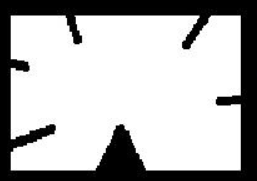
#> input picture img/bad_rect.png, 257 x 181 px; the run also reads 1 picture not shown here
$ jupyter execute --allow-errors 4_image.ipynb   (older library calls are emulated)
#> lines starting #> are read from the running program, lines starting #| are printed output that depends on the picture; after the words box and inside, x2 and y2 are one past the last pixel; in counts of white or black regions, pixels touching at a corner belong together
[cell 1]
# contour_feature_rect
'''
Image Moment는 대상을 구분할 수 있는 특징
특징으로는 Area, Perimeter, 중심점
Image Moments는 대상을 구분한 후, 다른 대상과 구분하기 위해 대상을 설명(describe)하는 자료로 사용
'''
#-*- coding:utf-8 -*-
import cv2
import numpy as np
from matplotlib import pyplot as plt

img = cv2.imread('img/bad_rect.png')
#> img is the input picture: shape (181, 257, 3); mean B, G, R 180.5, 180.5, 180.5
img1 = img.copy()
img2 = img.copy()

imgray = cv2.cvtColor(img,cv2.COLOR_BGR2GRAY)
ret, thresh = cv2.threshold(imgray,127,255,0)
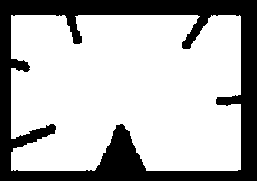
#> thresh: shape (181, 257); 71.1% white; 1 black region
#윤곽,    계층
_, contours, _= cv2.findContours(thresh, cv2.RETR_EXTERNAL, cv2.CHAIN_APPROX_SIMPLE)
#> contours = 1 contour; box (x1, y1, x2, y2) and area: (11, 15, 241, 171) 32516

cnt = contours[0]
#> cnt = contour of 284 points, box (x1, y1, x2, y2) (11, 15, 241, 171), area 32516

# 적용하는 숫자가 커질 수록 Point의 갯수는 감소

epsilon1 = 0.01*cv2.arcLength(cnt, True)
#> epsilon1 = 11.91
epsilon2 = 0.1*cv2.arcLength(cnt, True)
#> epsilon2 = 119.1

approx1 = cv2.approxPolyDP(cnt, epsilon1, True)
#> approx1 = contour of 22 points, box (x1, y1, x2, y2) (11, 15, 241, 171), area 33256
approx2 = cv2.approxPolyDP(cnt, epsilon2, True)
#> approx2 = [[11, 15], [11, 170], [240, 169], [239, 15]]

cv2.drawContours(img, [cnt],0,(0,255,0),3) # 215개의 Point
#> img: shape (181, 257, 3); 11.78% of pixels changed, all inside (x1, y1, x2, y2) = (9, 13, 243, 173)
cv2.drawContours(img1, [approx1], 0,(0,255,0), 3) # 21개의 Point
cv2.drawContours(img2, [approx2], 0,(0,255,0), 3) # 4개의 Point

titles = ['Original', '1%', '10%']
images = [img, img1, img2]

for i in range(3):
    plt.subplot(1,3,i+1), plt.title(titles[i]), plt.imshow(images[i])
    plt.xticks([]), plt.yticks([])

plt.show()

[cell 2]
# contour_property
'''
Contours Line의 가로 세로 비율 속성
cv2.boundingRect() 함수를 이용하여 가로/세로 크기를 구한 후에 사용
x, y, w, h = cv2.boundingRect(cnt)
aspect_ratio = float(w)/h 가로세로비
'''

#-*- coding:utf-8 -*-
import cv2
import numpy as np
from matplotlib import pyplot as plt

img = cv2.imread('img/map.png')
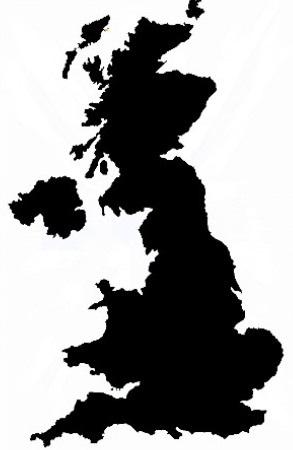
#> input picture img/map.png, 293 x 450 px
#> img is the input picture: shape (450, 293, 3); mean B, G, R 155, 154.8, 154.8
img1 = img.copy()

imgray = cv2.cvtColor(img,cv2.COLOR_BGR2GRAY)
#> imgray: shape (450, 293)
ret, thresh = cv2.threshold(imgray,125,255,0)
#> thresh: shape (450, 293); 61.2% white; 8 black regions (2 under 20 px)

_, contours, _ = cv2.findContours(thresh, cv2.RETR_TREE,cv2.CHAIN_APPROX_SIMPLE)
#> contours = 9 contours, 3 with area under 20; largest, box (x1, y1, x2, y2) and area: (0, 0, 293, 450) 130860, (29, 16, 285, 448) 48288, (7, 175, 87, 240) 3144, (77, 14, 111, 50) 536, (61, 47, 78, 80) 221, (99, 159, 109, 176) 112
print(contours)
#> (printed output is left out)
cnt = contours[7] # 14번째가 지도의 contour line
#> cnt = contour of 1273 points, box (x1, y1, x2, y2) (29, 16, 285, 448), area 48288

# 끝점 좌표 찾기
leftmost = tuple(cnt[cnt[:,:,0].argmin()][0])
#> leftmost = (29, 439)
rightmost = tuple(cnt[cnt[:,:,0].argmax()][0])
#> rightmost = (284, 354)
topmost = tuple(cnt[cnt[:,:,1].argmin()][0])
#> topmost = (142, 16)
bottommost = tuple(cnt[cnt[:,:,1].argmax()][0])
#> bottommost = (45, 447)

# 좌표 표시하기
cv2.circle(img1,leftmost,20,(0,0,255),-1)
cv2.circle(img1,rightmost,20,(0,0,255),-1)
cv2.circle(img1,topmost,20,(0,0,255),-1)
cv2.circle(img1,bottommost,20,(0,0,255),-1)

img1 = cv2.drawContours(img1, cnt, -1, (255,0,0), 5)

titles = ['Original','Result']
images = [img, img1]

for i in range(2):
    plt.subplot(1,2,i+1), plt.title(titles[i]), plt.imshow(images[i])
    plt.xticks([]), plt.yticks([])

plt.show()
#> figure, not shown here; B, G, R data is drawn as R, G, B

[cell 3]
# contours _functions
import cv2
import numpy as np

img = cv2.imread('img/star.png')
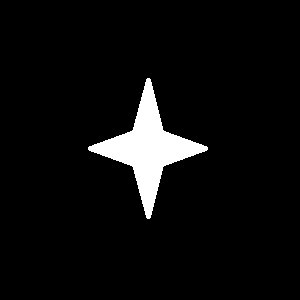
#> input picture img/star.png, 300 x 300 px
#> img is the input picture: shape (300, 300, 3); min 0, max 255, mean 13.3
img_gray = cv2.cvtColor(img,cv2.COLOR_BGR2GRAY)
ret, thresh = cv2.threshold(img_gray, 127, 255,0)
#> thresh: shape (300, 300); 5.2% white; 1 white region
_, contours, _ = cv2.findContours(thresh,2,1)
#> contours = 1 contour; box (x1, y1, x2, y2) and area: (88, 78, 208, 219) 4503
cnt = contours[0]
#> cnt = contour of 392 points, box (x1, y1, x2, y2) (88, 78, 208, 219), area 4503

hull = cv2.convexHull(cnt,returnPoints = False)
#> hull = [390, 389, 294, 292, 197, 196, 194, 193, 98, 96, 1, 0]
defects = cv2.convexityDefects(cnt,hull) # [ start point, end point, farthest point, approximate distance to farthest point ]
#> defects = [[1, 96, 51, 5774], [98, 193, 143, 5774], [197, 292, 247, 5868], [294, 389, 339, 5868]]

for i in range(defects.shape[0]):
    s,e,f,d = defects[i,0]
    start = tuple(cnt[s][0])
    end = tuple(cnt[e][0])
    far = tuple(cnt[f][0])
    cv2.line(img,start,end,[0,255,0],2)
    cv2.circle(img,far,5,[0,0,255],-1)
#> this loop made 4 passes
#> (s, e, f, d, start, end, far) on passes 1 to 4: (1, 96, 51, 5774, (146, 79), (88, 147), (133, 129)), (98, 193, 143, 5774, (88, 149), (146, 217), (133, 167)), (197, 292, 247, 5868, (150, 217), (207, 149), (162, 167)), (294, 389, 339, 5868, (207, 147), (150, 79), (162, 129))
#> img: shape (300, 300, 3); 1.66% of pixels changed, all inside (x1, y1, x2, y2) = (87, 78, 209, 219)

cv2.imshow('img',img)
cv2.waitKey(0)
cv2.destroyAllWindows()

[cell 4]
# contours_hierarchy
'''
Image에는 여러개의 Contours가 존재하고, 그 사이에는 서로 포함하는 관계가 존재합니다.
그 관계를 Contours Hierarchy라고 합니다. 이전, 이후, Parent, Child 관계를 파악할 수 있습니다.
이런 관계를 파악하기 위해서는 cv2.findContours() 에 Contour Retrieval Mode값에 의해서 결정
'''

#-*- coding:utf-8 -*-
import cv2
import numpy as np
import random
from matplotlib import pyplot as plt

img = cv2.imread('img/hierarchy.jpg')

#> (the rest of this cell did not finish here and is left out)

[cell 5]
# convex_hull
import cv2
import numpy as np
from matplotlib import pyplot as plt

img = cv2.imread('img/hand.png')
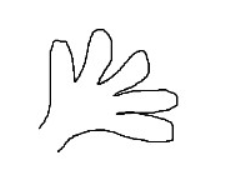
#> input picture img/hand.png, 228 x 185 px
#> img is the input picture: shape (185, 228, 3); mean B, G, R 247.2, 247.2, 247.2
img1 = img.copy()

imgray = cv2.cvtColor(img,cv2.COLOR_BGR2GRAY)
#> imgray: shape (185, 228)
ret, thresh = cv2.threshold(imgray,127,255,0)
#> thresh: shape (185, 228); 97.1% white; black in thin lines or dots, all inside (x1, y1, x2, y2) = (39, 29, 178, 152)

_, contours, _ = cv2.findContours(thresh, cv2.RETR_TREE,cv2.CHAIN_APPROX_SIMPLE)
#> contours = 3 contours, 1 with area under 20; largest, box (x1, y1, x2, y2) and area: (0, 0, 228, 185) 41768, (38, 28, 179, 153) 1857

cnt = contours[1] # 1이 손모양 주변의 contour
#> cnt = contour of 503 points, box (x1, y1, x2, y2) (38, 28, 179, 153), area 1857
hull = cv2.convexHull(cnt)
#> hull = contour of 18 points, box (x1, y1, x2, y2) (38, 28, 179, 153), area 13506

cv2.drawContours(img1, [hull], 0,(0,255,0), 3)
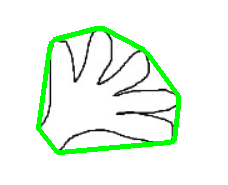
#> img1: shape (185, 228, 3); 5.06% of pixels changed, all inside (x1, y1, x2, y2) = (36, 26, 181, 155)

titles = ['Original','Convex Hull']
images = [img, img1]
'''
cv2.isContourConvex() 함수는 contour가 convex인지 아닌지 판단하여 True 또는 False를 Return
convex란 contour line이 볼록하거나 최소한 평평한 것을 의미
'''
outline = cv2.isContourConvex(contours[0]) # 외곽선 contour line
#> outline = True
print(outline)
hand = cv2.isContourConvex(contours[1]) # 손 모양 contour line
#> hand = False
print(hand)

for i in range(2):
    plt.subplot(1,2,i+1), plt.title(titles[i]), plt.imshow(images[i])
    plt.xticks([]), plt.yticks([])

plt.show()

[cell 6]
# corner_goodFeaturesToTrack
'''
코너 검출 알고리즘은 정확하게는 트래킹(Tracking) 하기 좋은 지점(특징)을 코너
꼭짓점은 트래킹하기 좋은 지점이 되어 다각형이나 객체의 꼭짓점을 검출하는 데 사용
cv2.goodFeaturesToTrack
(입력 이미지, 코너 최댓값, 코너 품질, 최소 거리, 마스크, 블록 크기, 해리스 코너 검출기 유/무, 해리스 코너 계수)
입력 이미지는 8비트 또는 32비트의 단일 채널 이미지를 사용
코너 최댓값은 검출할 최대 코너의 수를 제한
코너 최댓값보다 낮은 개수만 반환
코너 품질은 반환할 코너의 최소 품질을 설정
코너 품질은 0.0 ~ 1.0 사이의 값으로 할당할 수 있으며, 일반적으로 0.01 ~ 0.10 사이의 값을 사용
최소 거리는 검출된 코너들의 최소 근접 거리를 나타내며, 설정된 최소 거리 이상의 값만 검출
마스크는 입력 이미지와 같은 차원을 사용하며, 마스크 요솟값이 0인 곳은 코너로 계산하지 않음
블록 크기는 코너를 계산할 때, 고려하는 코너 주변 영역의 크기를 의미
해리스 코너 검출기 유/무는 해리스 코너 검출 방법 사용 여부를 설정
해리스 코너 계수는 해리스 알고리즘을 사용할 때 할당하며 해리스 대각합의 감도 계수를 의미
'''
import numpy as np
import cv2
from matplotlib import pyplot as plt

img = cv2.imread('img/corner.jpg')
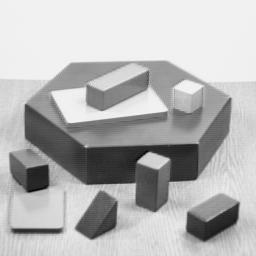
#> input picture img/corner.jpg, 256 x 256 px
#> img is the input picture: shape (256, 256, 3); min 0, max 252, mean 182.8
gray = cv2.cvtColor(img,cv2.COLOR_BGR2GRAY)

corners = cv2.goodFeaturesToTrack(gray,25,0.01,10) # 윤곽선들의 이미지에서 코너를 검출
#> corners = 25 rows, first 8: [138, 162], [230, 98], [135, 184], [47, 165], [168, 159], [26, 105], [238, 203], [85, 146]
corners = np.int0(corners)
# 코너 검출 함수를 통해 corners가 반환되며, 이 배열안에 코너들의 좌표가 저장
# 반복문을 활용해 dst에 빨간색 원으로 지점을 표시
for i in corners:
    x,y = i.ravel()
    cv2.circle(img,(x,y),3,255,-1)
#> this loop made 25 passes
#> (x, y) on passes 1 to 12: (138, 162), (230, 98), (135, 184), (47, 165), (168, 159), (26, 105), (238, 203), (85, 146), (61, 229), (169, 182), (198, 142), (12, 229)
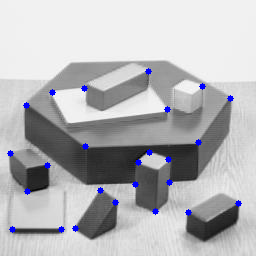
#> img: shape (256, 256, 3); 1.11% of pixels changed, all inside (x1, y1, x2, y2) = (7, 68, 242, 233)

plt.imshow(img),plt.show()

[cell 7]
# corner_with_subPixel_accuracy
'''
빨간색의 픽셀이 cv2.cornerHarris 함수를 통해 추출한 Corner이고
초록색의 픽셀이 cv2.cornerHarris 함수를 통해 얻은 결과를 활용해
cv2.cornerSubPix 함수를 적용해 좀더 정확한 Corenr의 위치를 추출한 결과
'''
import cv2
import numpy as np

img = cv2.imread('img/corner.jpg')
gray = cv2.cvtColor(img,cv2.COLOR_BGR2GRAY)

# find Harris corners
gray = np.float32(gray)
dst = cv2.cornerHarris(gray,2,3,0.04)
dst = cv2.dilate(dst,None)
ret, dst = cv2.threshold(dst,0.01*dst.max(),255,0)
#> dst: shape (256, 256) float32; 1.8% white; 54 white regions (28 under 20 px), largest, box (x1, y1, x2, y2) and area: (9, 227, 17, 237) 54, (84, 82, 92, 91) 47, (82, 144, 90, 151) 42
#> ret = 77446.7
dst = np.uint8(dst)

# find centroids
ret, labels, stats, centroids = cv2.connectedComponentsWithStats(dst)
#> labels: shape (256, 256) int32; 55 distinct labels, from 0 to 54
#> ret = 55; stats = 55 rows, first 6: [0, 0, 256, 256, 64379], [145, 68, 6, 7, 33], [147, 79, 3, 3, 9], [84, 82, 8, 9, 47], [146, 84, 6, 6, 32], [200, 84, 6, 7, 31]; centroids = 55 pairs, first value 10.58 to 238.3, second value 70.73 to 240

# define the criteria to stop and refine the corners
criteria = (cv2.TERM_CRITERIA_EPS + cv2.TERM_CRITERIA_MAX_ITER, 100, 0.001)
#> criteria = (3, 100, 0.001)
corners = cv2.cornerSubPix(gray,np.float32(centroids),(5,5),(-1,-1),criteria)
#> corners = 55 pairs, first value 8.81 to 239.2, second value 69.26 to 241.6

# Now draw them
res = np.hstack((centroids,corners))
#> res = 55 rows, first 6: [127.7, 126.9, 131.5, 123.9], [147.8, 70.73, 148.4, 69.26], [148, 80, 148, 80], [87.11, 85.77, 85.9, 84.48], [148.8, 86.25, 148.3, 86.12], [202.9, 86.74, 204.9, 83.01]
res = np.int0(res)
#> res = 55 rows, first 6: [127, 126, 131, 123], [147, 70, 148, 69], [148, 80, 148, 80], [87, 85, 85, 84], [148, 86, 148, 86], [202, 86, 204, 83]
img[res[:,1],res[:,0]]=[0,0,255]
#> img: shape (256, 256, 3); 0.08% of pixels changed, all inside (x1, y1, x2, y2) = (10, 70, 239, 241)
img[res[:,3],res[:,2]] = [0,255,0]
#> img: shape (256, 256, 3); mean B, G, R 182.6, 182.8, 182.8

cv2.imshow('img',img)
cv2.waitKey(0)
cv2.destroyAllWindows()

[cell 8]
# bounding_rectangle
import cv2
import numpy as np
from matplotlib import pyplot as plt

img = cv2.imread('img/lightning.png')
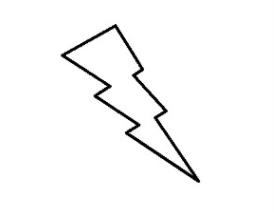
#> input picture img/lightning.png, 274 x 212 px
#> img is the input picture: shape (212, 274, 3); mean B, G, R 248.4, 248.4, 248.4
img1 = img.copy()

imgray = cv2.cvtColor(img,cv2.COLOR_BGR2GRAY)
#> imgray: shape (212, 274)
ret, thresh = cv2.threshold(imgray,127,255,0)
#> thresh: shape (212, 274); 97.5% white; black in thin lines or dots, all inside (x1, y1, x2, y2) = (61, 24, 200, 183)

image, contours, hierachy = cv2.findContours(thresh, cv2.RETR_TREE,cv2.CHAIN_APPROX_SIMPLE)
#> contours = 3 contours; box (x1, y1, x2, y2) and area: (0, 0, 274, 212) 57603, (60, 23, 201, 184) 6474, (66, 28, 191, 174) 4602

cnt = contours[1]
#> cnt = contour of 281 points, box (x1, y1, x2, y2) (60, 23, 201, 184), area 6474

# Straight Rectangle 대상의 Rotation은 무시한 사각형 모양입니다.
x, y, w, h = cv2.boundingRect(cnt)
#> x = 60; y = 23; w = 141; h = 161
img1 = cv2.rectangle(img1,(x,y),(x+w, y+h),(0,255,0), 3) # green

# Rotated Rectangle 대상을 모두 포함하면서, 최소한의 영역을 차지하는 사각형 모양입니다.
rect = cv2.minAreaRect(cnt)
#> rect = ((136.2, 114), (64.99, 184.2), -32.91)
box = cv2.boxPoints(rect)
#> box = [[158.9, 208.9], [58.9, 54.3], [113.5, 18.99], [213.5, 173.6]]
box = np.int0(box)
#> box = [[158, 208], [58, 54], [113, 18], [213, 173]]
img1 = cv2.drawContours(img1, [box], 0, (0,0,255), 3) # blue

# Minimum Enclosing Circle Contours line을 완전히 포함하는 원 중 가장 작은 원을 그릴 수 있습니다.
(x,y), radius = cv2.minEnclosingCircle(cnt)
#> x = 131.4; y = 116.4; radius = 94.87
center = (int(x), int(y))
#> center = (131, 116)
radius = int(radius)
#> radius = 94
img1 = cv2.circle(img1, center, radius,(255,255,0),3) # yellow

# Fitting an Ellipse Contours Line을 둘러싸는 타원을 그릴 수 있습니다.
ellipse = cv2.fitEllipse(cnt)
#> ellipse = ((124.6, 87.74), (55.87, 199.2), 143.1)
img1 = cv2.ellipse(img1, ellipse,(255,0,0),3) #red

# Fitting a Line
rows,cols = img.shape[:2]
#> rows = 212; cols = 274
[vx,vy,x,y] = cv2.fitLine(cnt, cv2.DIST_L2,0,0.01,0.01)
#> vx = [0.601]; vy = [0.799]; x = [130.3]; y = [99.44]
lefty = int((-x*vy/vx) + y)
#> lefty = -73
righty = int(((cols-x)*vy/vx)+y)
#> righty = 290
img1 = cv2.line(img1,(cols-1,righty),(0,lefty),(180, 85, 162),2) # purple

titles = ['Original','Result']
images = [img, img1]

for i in range(2):
    plt.subplot(1,2,i+1), plt.title(titles[i]), plt.imshow(images[i])
    plt.xticks([]), plt.yticks([])

plt.show()
#> figure, not shown here; B, G, R data is drawn as R, G, B

[cell 9]
# mouse_draw
import cv2
import numpy as np
# Mouse as a Paint-Brush
drawing = False # true if mouse is pressed
mode = True # if True, draw rectangle. Press 'm' to toggle to curve
ix,iy = -1,-1

# mouse callback function
def draw_circle(event,x,y,flags,param):
    global ix,iy,drawing,mode

    if event == cv2.EVENT_LBUTTONDOWN:
        drawing = True
        ix,iy = x,y

    elif event == cv2.EVENT_MOUSEMOVE:
        if drawing == True:
            if mode == True:
                cv2.rectangle(img,(ix,iy),(x,y),(0,255,0),-1)
            else:
                cv2.circle(img,(x,y),5,(0,0,255),-1)

    elif event == cv2.EVENT_LBUTTONUP:
        drawing = False
        if mode == True:
            cv2.rectangle(img,(ix,iy),(x,y),(0,255,0),-1)
        else:
            cv2.circle(img,(x,y),5,(0,0,255),-1)

img = np.zeros((512,512,3), np.uint8)
cv2.namedWindow('image')
cv2.setMouseCallback('image',draw_circle)

while(1):
    cv2.imshow('image',img)
    k = cv2.waitKey(1) & 0xFF
#> (key Esc is pressed here)
    if k == ord('m'):
        mode = not mode
    elif k == 27:
        break

cv2.destroyAllWindows()

[cell 10]
# perspective_transformation_image
'''
Perspective(원근법) 변환은 직선의 성질만 유지가 되고, 선의 평행성은 유지가 되지 않는 변환
원근법이 적용된 효과를 제거하는 예제
'''
import cv2
import numpy as np
from matplotlib import pyplot as plt

img = cv2.imread('img/train.jpg')
# [x,y] 좌표점을 4x2의 행렬로 작성
# 좌표점은 좌상->좌하->우상->우하
pts1 = np.float32([[504,1003],[243,1525],[1000,1000],[1280,1685]])

# 좌표의 이동점
pts2 = np.float32([[10,10],[10,1000],[1000,10],[1000,1000]])

# pts1의 좌표에 표시. perspective 변환 후 이동 점 확인.
cv2.circle(img, (504,1003), 20, (255,0,0),-1)
cv2.circle(img, (243,1524), 20, (0,255,0),-1)
cv2.circle(img, (1000,1000), 20, (0,0,255),-1)
cv2.circle(img, (1280,1685), 20, (0,0,0),-1)

M = cv2.getPerspectiveTransform(pts1, pts2)
#> M = [[-2.02, -1.03, 2040], [-0.0225, -3.3, 3313.9], [-0.000262, -0.00175, 1]]

#> (the rest of this cell did not finish here and is left out)

[cell 11]
# depth_mapfromStereoImages
'''
포인트의 깊이는 이미지 포인트와 이를 촬영한 카메라 중심 사이의 거리 차이에 반비례한
이미지에서 모든 픽셀의 깊이를 얻음
# tsukuba_l.png 파일과 tsukuba_r.png는 각각 동일한 장면에 대해 왼쪽과 오른쪽 방향에서 촬영한 이미지
# 카메라로부터 가까운 픽셀은 밝고, 멀어질 수록 어둡게 표시
# 결과 이미지에는 잘못된 잡음이 섞여 있는데, 이를 조정하기 위해 numDisparities와 blockSize 값을 조정해 개선
'''
import numpy as np
import cv2
from matplotlib import pyplot as plt
imgL = cv2.imread('img/Tsukuba_L.png',0)
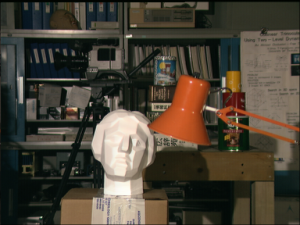
#> input picture img/Tsukuba_L.png, 300 x 225 px
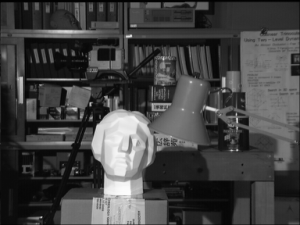
#> imgL: shape (225, 300); min 1, max 252, mean 67.3
imgR = cv2.imread('img/Tsukuba_R.png',0)
stereo = cv2.StereoBM_create(numDisparities=16, blockSize=15)
disparity = stereo.compute(imgL,imgR)
plt.imshow(disparity,'gray')
plt.show()

[cell 12]
# drawKeyPoints
import cv2
import numpy as np

img = cv2.imread('img/home.jpg')
#> (the rest of this cell did not finish here and is left out)

[cell 13]
# fast_algorithm_for_corner_detection
'''
정확도를 희생하는 대신 빠른 속도로 특징점을 추출하는 방법
특정 화소 인근의 화소값을 16개 뽑고 특정 화소의 화소값이
인근의 16개의 화소값에 임계치값(t)을 더한 값보다 크거나 임계치값을 뺀 값보다
작은 인근화소의 개수에 따라 특징점인지를 결정하는 매우 단순한 방식
'''
import numpy as np
import cv2
from matplotlib import pyplot as plt

img = cv2.imread('img/corner.jpg',0)
# Initiate FAST object with default values
fast = cv2.FastFeatureDetector_create()
# find and draw the keypoints
kp = fast.detect(img,None)
#> kp = 431 keypoints; strongest (x, y, size): (139, 162, 7), (86, 146, 7), (168, 159, 7), (47, 165, 7)
img2=cv2.drawKeypoints(img,kp,None)
print("Threshold: ", fast.getThreshold())
print("nonmaxSuppression: ", fast.getNonmaxSuppression())
print("neighborhood: ", fast.getType())
print("Total Keypoints with nonmaxSuppression: ", len(kp))
cv2.imshow('img2', img2)
cv2.waitKey()
cv2.destroyAllWindows()
